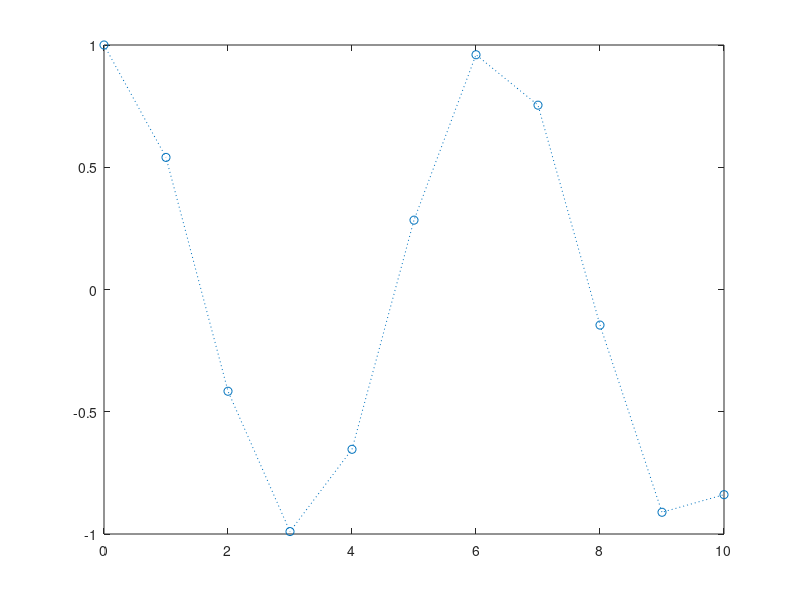
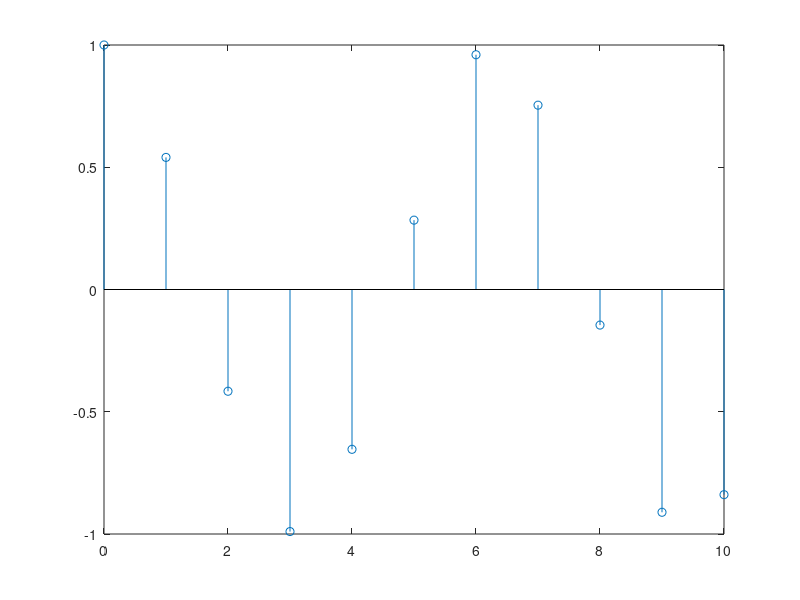

Write MATLAB code to recreate these figures, in order. (Note: this script raises an error after producing the figures.)
% Task1(i)
x = 15.5 + 3.175i;
%(a)
real(x)
%(b)
imag(x)
%(c)
conj(x)
%(d)
angle(x)
%(e)
abs(x)

%% Task1(ii)

ang = deg2rad(45) %convert degrees to radians
y = 5               
[a, b] = pol2cart(ang, y) %gives values of real and imaginery part
cart= a +b*i       %gives cartesian form
%(a)
real(cart)
%(b)
imag(cart)
%(c)
conj(cart)
%(d)
angle(cart)
%(e)
abs(cart)
%% Try1

n = 0:10; % Discrete-time n is defined which goes from 0 to 10 in unity sampling interval.
y = cos(n); % A sinusoidal function y[n] is defined attaining values −𝟏 ≤ 𝒚[𝒏] ≤ 𝟏.
figure; plot(n, y, ':o'); % A continuous-time graphical plot of the signal y[n] where circular markers are used to represent values connected with a dotted line.
figure; stem(n, y); % A more appropriate discrete-time graphical representation

%% Try2

Ts = 0.1; % Defining sampling time, the time interval between two consecutive samples
Fs = 1/Ts; % Defining sampling frequency, the number of samples per second
t = 0:Ts:10; % Defining time span
y = cos(t); % Obtaining a discrete-time signal
figure; % Using subplots to depict two plots in one figure
subplot 121; plot(t, y, ':o');
subplot 122; stem(t, y);

%% Task2(a)
n = 0:10;
y = cos(n);
figure; plot(n, y, ':o');
title('Try1- CT Graph of cos(n) with unity Interval')
xlabel('n')
ylabel('cosn')


figure; stem(n, y);
title('Try1 - DT Graph of cos(n) with Unity Interval')
xlabel('n')
ylabel('cos(n)')

Ts = 0.1;
Fs = 1/Ts;
t = 0:Ts:10;
y = cos(t);
figure;
subplot 121;
plot(t, y, ':o');
title('Try2 - CT Graph, 0.1 interval')
xlabel('t')
ylabel('cos(t)')

subplot 122;
stem(t, y);
title('Try2 - DT Graph, 0.1 interval')
xlabel('t')
ylabel('cos(t)')


%% Task 2(b)

Fs = 50; %50Hz
Ts = 1/Fs;

t = 0:Ts:3;
x = 3*exp(-t).*cos(20*t + pi/3);
figure;
stem(t,x)
title('DT Graph of x(t) with x-axis Ts')
xlabel('t')
ylabel('x(t)')
%% Try 3

clc;
clear
t = -20:1:20;
y = mod(t,5);
z = (t>=0);
subplot(1,2,1);
stairs(t,z,'linewidth',2)
title('Unit-step signal');
xlabel('Time');
ylabel('Amplitude');
axis([-20 20 0 1.1]);
subplot(1,2,2);
plot(t,y,'linewidth',1.5)
title('Sawtooth signal');
xlabel('Time');
ylabel('Amplitude');
axis([-20 20 0 5.2])

%% Task 3

clc;
clear
t = -20:0.1:20;
y = mod(t,5);
z = (t>=0);
figure;
plot(t,z)
xlim([-20 20])
ylim([-1 1])
hold on
title('Joint Unitstep-Sawtooth signal');
xlabel('Time');
ylabel('Amplitude');
x=sawtooth(t,0.2)

plot(t,x)
xlim([-20 20])
7
ylim([-1 1])
legend("unit-step","sawtooth")

%% Task 4

%% Task 5
